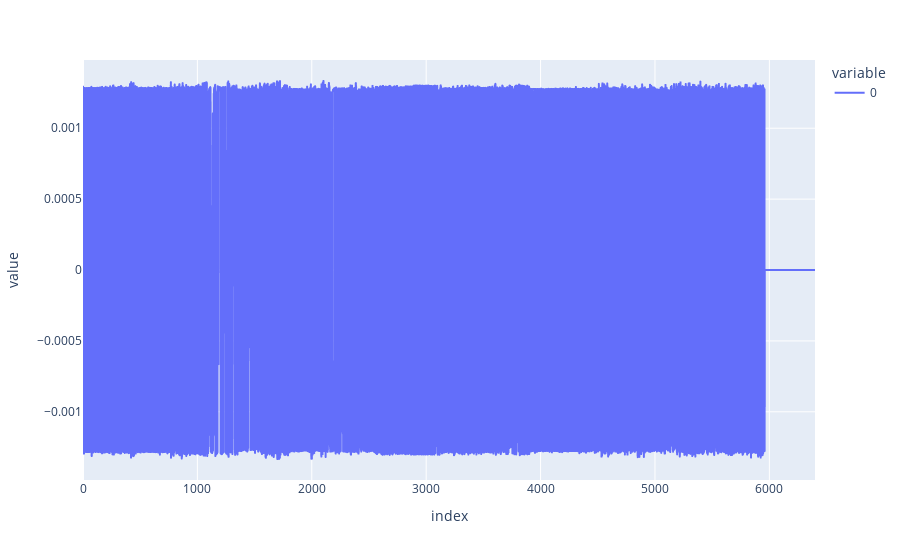

Notebook code cell kept with this figure:
### Code cell
px.line((fn[2:3].cpu()-x.clone().detach().cpu())[0,0])

### Figure 1 — Plotly figure (JSON) as saved in the notebook; plotly's stock layout.template omitted (floating-point values rounded to 4 significant figures; data arrays with more than 128 entries replaced by an {"elided": "..."} marker saying what was removed)
{"data": [{"hovertemplate": "variable=0<br>index=%{x}<br>value=%{y}<extra></extra>", "legendgroup": "0", "line": {"color": "#636efa", "dash": "solid"}, "marker": {"symbol": "circle"}, "mode": "lines", "name": "0", "showlegend": true, "type": "scattergl", "x": {"elided": "6400 int values"}, "xaxis": "x", "y": {"elided": "6400 float values"}, "yaxis": "y"}], "layout": {"legend": {"title": {"text": "variable"}, "tracegroupgap": 0}, "margin": {"t": 60}, "xaxis": {"anchor": "y", "domain": [0, 1], "title": {"text": "index"}}, "yaxis": {"anchor": "x", "domain": [0, 1], "title": {"text": "value"}}}}
